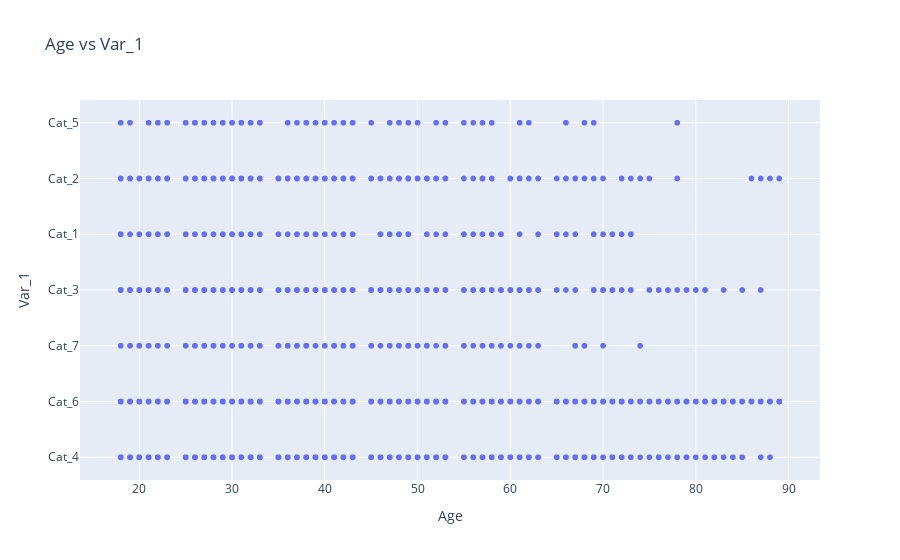

Notebook cell for this chart:
### Markdown cell above
Étant donné que nous n'avons pas de labels pour savoir quels groupes de clients on a, il est intéressant de voir les relations entre les différentes variables. 

Vous pouvez changer les variables ci-dessous pour voir les relations qui peuvent les lier.

### Code cell
feature1 = 'Age'
feature2 = 'Var_1'

fig = px.scatter(df, x=feature1, y=feature2, title=f'{feature1} vs {feature2}')

fig.update_layout(
    xaxis_title_text=feature1,
    yaxis_title_text=feature2,
)

fig.show()

### Figure 1 — Plotly figure (JSON) as saved in the notebook; plotly's stock layout.template omitted (floating-point values rounded to 4 significant figures; data arrays with more than 128 entries replaced by an {"elided": "..."} marker saying what was removed)
{"data": [{"hovertemplate": "Age=%{x}<br>Var_1=%{y}<extra></extra>", "legendgroup": "", "marker": {"color": "#636efa", "symbol": "circle"}, "mode": "markers", "name": "", "showlegend": false, "type": "scattergl", "x": {"elided": "8068 int values"}, "xaxis": "x", "y": {"elided": "8068 str values"}, "yaxis": "y"}], "layout": {"legend": {"tracegroupgap": 0}, "title": {"text": "Age vs Var_1"}, "xaxis": {"anchor": "y", "domain": [0, 1], "title": {"text": "Age"}}, "yaxis": {"anchor": "x", "domain": [0, 1], "title": {"text": "Var_1"}}}}
